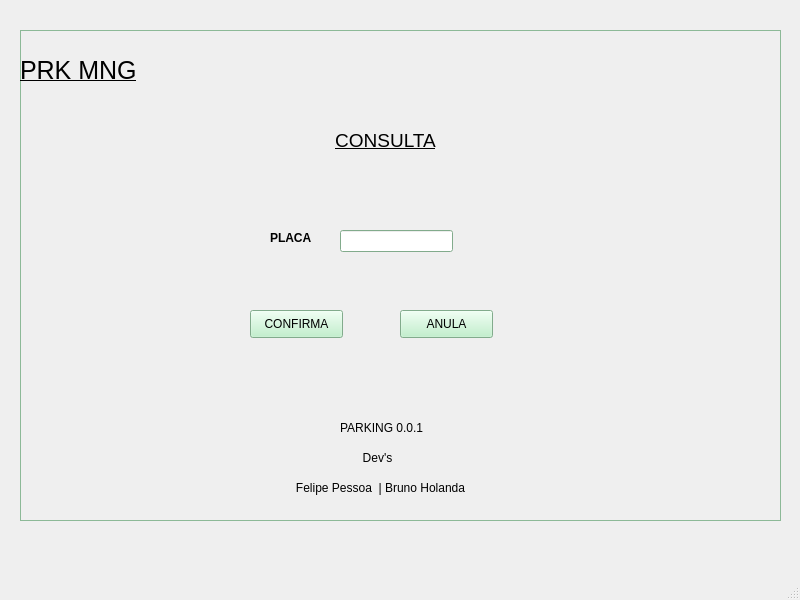
<?xml version="1.0" encoding="UTF-8"?>
<ui version="4.0">
 <class>Tela_Consulta</class>
 <widget class="QMainWindow" name="Tela_Consulta">
  <property name="geometry">
   <rect>
    <x>0</x>
    <y>0</y>
    <width>800</width>
    <height>600</height>
   </rect>
  </property>
  <property name="windowTitle">
   <string>MainWindow</string>
  </property>
  <widget class="QWidget" name="centralwidget">
   <widget class="QFrame" name="frame">
    <property name="geometry">
     <rect>
      <x>20</x>
      <y>30</y>
      <width>761</width>
      <height>491</height>
     </rect>
    </property>
    <property name="palette">
     <palette>
      <active>
       <colorrole role="WindowText">
        <brush brushstyle="SolidPattern">
         <color alpha="255">
          <red>0</red>
          <green>0</green>
          <blue>0</blue>
         </color>
        </brush>
       </colorrole>
       <colorrole role="Button">
        <brush brushstyle="SolidPattern">
         <color alpha="255">
          <red>182</red>
          <green>240</green>
          <blue>196</blue>
         </color>
        </brush>
       </colorrole>
       <colorrole role="Light">
        <brush brushstyle="SolidPattern">
         <color alpha="255">
          <red>255</red>
          <green>255</green>
          <blue>255</blue>
         </color>
        </brush>
       </colorrole>
       <colorrole role="Midlight">
        <brush brushstyle="SolidPattern">
         <color alpha="255">
          <red>218</red>
          <green>247</green>
          <blue>225</blue>
         </color>
        </brush>
       </colorrole>
       <colorrole role="Dark">
        <brush brushstyle="SolidPattern">
         <color alpha="255">
          <red>91</red>
          <green>120</green>
          <blue>98</blue>
         </color>
        </brush>
       </colorrole>
       <colorrole role="Mid">
        <brush brushstyle="SolidPattern">
         <color alpha="255">
          <red>121</red>
          <green>160</green>
          <blue>131</blue>
         </color>
        </brush>
       </colorrole>
       <colorrole role="Text">
        <brush brushstyle="SolidPattern">
         <color alpha="255">
          <red>0</red>
          <green>0</green>
          <blue>0</blue>
         </color>
        </brush>
       </colorrole>
       <colorrole role="BrightText">
        <brush brushstyle="SolidPattern">
         <color alpha="255">
          <red>255</red>
          <green>255</green>
          <blue>255</blue>
         </color>
        </brush>
       </colorrole>
       <colorrole role="ButtonText">
        <brush brushstyle="SolidPattern">
         <color alpha="255">
          <red>0</red>
          <green>0</green>
          <blue>0</blue>
         </color>
        </brush>
       </colorrole>
       <colorrole role="Base">
        <brush brushstyle="SolidPattern">
         <color alpha="255">
          <red>255</red>
          <green>255</green>
          <blue>255</blue>
         </color>
        </brush>
       </colorrole>
       <colorrole role="Window">
        <brush brushstyle="SolidPattern">
         <color alpha="255">
          <red>182</red>
          <green>240</green>
          <blue>196</blue>
         </color>
        </brush>
       </colorrole>
       <colorrole role="Shadow">
        <brush brushstyle="SolidPattern">
         <color alpha="255">
          <red>0</red>
          <green>0</green>
          <blue>0</blue>
         </color>
        </brush>
       </colorrole>
       <colorrole role="AlternateBase">
        <brush brushstyle="SolidPattern">
         <color alpha="255">
          <red>218</red>
          <green>247</green>
          <blue>225</blue>
         </color>
        </brush>
       </colorrole>
       <colorrole role="ToolTipBase">
        <brush brushstyle="SolidPattern">
         <color alpha="255">
          <red>255</red>
          <green>255</green>
          <blue>220</blue>
         </color>
        </brush>
       </colorrole>
       <colorrole role="ToolTipText">
        <brush brushstyle="SolidPattern">
         <color alpha="255">
          <red>0</red>
          <green>0</green>
          <blue>0</blue>
         </color>
        </brush>
       </colorrole>
      </active>
      <inactive>
       <colorrole role="WindowText">
        <brush brushstyle="SolidPattern">
         <color alpha="255">
          <red>0</red>
          <green>0</green>
          <blue>0</blue>
         </color>
        </brush>
       </colorrole>
       <colorrole role="Button">
        <brush brushstyle="SolidPattern">
         <color alpha="255">
          <red>182</red>
          <green>240</green>
          <blue>196</blue>
         </color>
        </brush>
       </colorrole>
       <colorrole role="Light">
        <brush brushstyle="SolidPattern">
         <color alpha="255">
          <red>255</red>
          <green>255</green>
          <blue>255</blue>
         </color>
        </brush>
       </colorrole>
       <colorrole role="Midlight">
        <brush brushstyle="SolidPattern">
         <color alpha="255">
          <red>218</red>
          <green>247</green>
          <blue>225</blue>
         </color>
        </brush>
       </colorrole>
       <colorrole role="Dark">
        <brush brushstyle="SolidPattern">
         <color alpha="255">
          <red>91</red>
          <green>120</green>
          <blue>98</blue>
         </color>
        </brush>
       </colorrole>
       <colorrole role="Mid">
        <brush brushstyle="SolidPattern">
         <color alpha="255">
          <red>121</red>
          <green>160</green>
          <blue>131</blue>
         </color>
        </brush>
       </colorrole>
       <colorrole role="Text">
        <brush brushstyle="SolidPattern">
         <color alpha="255">
          <red>0</red>
          <green>0</green>
          <blue>0</blue>
         </color>
        </brush>
       </colorrole>
       <colorrole role="BrightText">
        <brush brushstyle="SolidPattern">
         <color alpha="255">
          <red>255</red>
          <green>255</green>
          <blue>255</blue>
         </color>
        </brush>
       </colorrole>
       <colorrole role="ButtonText">
        <brush brushstyle="SolidPattern">
         <color alpha="255">
          <red>0</red>
          <green>0</green>
          <blue>0</blue>
         </color>
        </brush>
       </colorrole>
       <colorrole role="Base">
        <brush brushstyle="SolidPattern">
         <color alpha="255">
          <red>255</red>
          <green>255</green>
          <blue>255</blue>
         </color>
        </brush>
       </colorrole>
       <colorrole role="Window">
        <brush brushstyle="SolidPattern">
         <color alpha="255">
          <red>182</red>
          <green>240</green>
          <blue>196</blue>
         </color>
        </brush>
       </colorrole>
       <colorrole role="Shadow">
        <brush brushstyle="SolidPattern">
         <color alpha="255">
          <red>0</red>
          <green>0</green>
          <blue>0</blue>
         </color>
        </brush>
       </colorrole>
       <colorrole role="AlternateBase">
        <brush brushstyle="SolidPattern">
         <color alpha="255">
          <red>218</red>
          <green>247</green>
          <blue>225</blue>
         </color>
        </brush>
       </colorrole>
       <colorrole role="ToolTipBase">
        <brush brushstyle="SolidPattern">
         <color alpha="255">
          <red>255</red>
          <green>255</green>
          <blue>220</blue>
         </color>
        </brush>
       </colorrole>
       <colorrole role="ToolTipText">
        <brush brushstyle="SolidPattern">
         <color alpha="255">
          <red>0</red>
          <green>0</green>
          <blue>0</blue>
         </color>
        </brush>
       </colorrole>
      </inactive>
      <disabled>
       <colorrole role="WindowText">
        <brush brushstyle="SolidPattern">
         <color alpha="255">
          <red>91</red>
          <green>120</green>
          <blue>98</blue>
         </color>
        </brush>
       </colorrole>
       <colorrole role="Button">
        <brush brushstyle="SolidPattern">
         <color alpha="255">
          <red>182</red>
          <green>240</green>
          <blue>196</blue>
         </color>
        </brush>
       </colorrole>
       <colorrole role="Light">
        <brush brushstyle="SolidPattern">
         <color alpha="255">
          <red>255</red>
          <green>255</green>
          <blue>255</blue>
         </color>
        </brush>
       </colorrole>
       <colorrole role="Midlight">
        <brush brushstyle="SolidPattern">
         <color alpha="255">
          <red>218</red>
          <green>247</green>
          <blue>225</blue>
         </color>
        </brush>
       </colorrole>
       <colorrole role="Dark">
        <brush brushstyle="SolidPattern">
         <color alpha="255">
          <red>91</red>
          <green>120</green>
          <blue>98</blue>
         </color>
        </brush>
       </colorrole>
       <colorrole role="Mid">
        <brush brushstyle="SolidPattern">
         <color alpha="255">
          <red>121</red>
          <green>160</green>
          <blue>131</blue>
         </color>
        </brush>
       </colorrole>
       <colorrole role="Text">
        <brush brushstyle="SolidPattern">
         <color alpha="255">
          <red>91</red>
          <green>120</green>
          <blue>98</blue>
         </color>
        </brush>
       </colorrole>
       <colorrole role="BrightText">
        <brush brushstyle="SolidPattern">
         <color alpha="255">
          <red>255</red>
          <green>255</green>
          <blue>255</blue>
         </color>
        </brush>
       </colorrole>
       <colorrole role="ButtonText">
        <brush brushstyle="SolidPattern">
         <color alpha="255">
          <red>91</red>
          <green>120</green>
          <blue>98</blue>
         </color>
        </brush>
       </colorrole>
       <colorrole role="Base">
        <brush brushstyle="SolidPattern">
         <color alpha="255">
          <red>182</red>
          <green>240</green>
          <blue>196</blue>
         </color>
        </brush>
       </colorrole>
       <colorrole role="Window">
        <brush brushstyle="SolidPattern">
         <color alpha="255">
          <red>182</red>
          <green>240</green>
          <blue>196</blue>
         </color>
        </brush>
       </colorrole>
       <colorrole role="Shadow">
        <brush brushstyle="SolidPattern">
         <color alpha="255">
          <red>0</red>
          <green>0</green>
          <blue>0</blue>
         </color>
        </brush>
       </colorrole>
       <colorrole role="AlternateBase">
        <brush brushstyle="SolidPattern">
         <color alpha="255">
          <red>182</red>
          <green>240</green>
          <blue>196</blue>
         </color>
        </brush>
       </colorrole>
       <colorrole role="ToolTipBase">
        <brush brushstyle="SolidPattern">
         <color alpha="255">
          <red>255</red>
          <green>255</green>
          <blue>220</blue>
         </color>
        </brush>
       </colorrole>
       <colorrole role="ToolTipText">
        <brush brushstyle="SolidPattern">
         <color alpha="255">
          <red>0</red>
          <green>0</green>
          <blue>0</blue>
         </color>
        </brush>
       </colorrole>
      </disabled>
     </palette>
    </property>
    <property name="frameShape">
     <enum>QFrame::StyledPanel</enum>
    </property>
    <property name="frameShadow">
     <enum>QFrame::Raised</enum>
    </property>
    <widget class="QLabel" name="versao">
     <property name="geometry">
      <rect>
       <x>320</x>
       <y>390</y>
       <width>83</width>
       <height>16</height>
      </rect>
     </property>
     <property name="text">
      <string>PARKING 0.0.1</string>
     </property>
     <property name="textFormat">
      <enum>Qt::RichText</enum>
     </property>
     <property name="alignment">
      <set>Qt::AlignCenter</set>
     </property>
    </widget>
    <widget class="QLabel" name="Prog_LB_2">
     <property name="geometry">
      <rect>
       <x>0</x>
       <y>0</y>
       <width>211</width>
       <height>81</height>
      </rect>
     </property>
     <property name="font">
      <font>
       <pointsize>19</pointsize>
       <italic>false</italic>
       <underline>true</underline>
      </font>
     </property>
     <property name="text">
      <string>PRK MNG</string>
     </property>
    </widget>
    <widget class="QLabel" name="dev">
     <property name="geometry">
      <rect>
       <x>330</x>
       <y>420</y>
       <width>55</width>
       <height>16</height>
      </rect>
     </property>
     <property name="text">
      <string>Dev's</string>
     </property>
     <property name="alignment">
      <set>Qt::AlignCenter</set>
     </property>
    </widget>
    <widget class="QLabel" name="nome">
     <property name="geometry">
      <rect>
       <x>250</x>
       <y>450</y>
       <width>221</width>
       <height>16</height>
      </rect>
     </property>
     <property name="text">
      <string>Felipe Pessoa  | Bruno Holanda</string>
     </property>
     <property name="alignment">
      <set>Qt::AlignCenter</set>
     </property>
    </widget>
    <widget class="QLabel" name="Prog_LB_3">
     <property name="geometry">
      <rect>
       <x>260</x>
       <y>70</y>
       <width>211</width>
       <height>81</height>
      </rect>
     </property>
     <property name="font">
      <font>
       <pointsize>14</pointsize>
       <italic>false</italic>
       <underline>true</underline>
      </font>
     </property>
     <property name="text">
      <string>CONSULTA</string>
     </property>
     <property name="alignment">
      <set>Qt::AlignCenter</set>
     </property>
    </widget>
    <widget class="QLineEdit" name="PlacaC_Line">
     <property name="geometry">
      <rect>
       <x>320</x>
       <y>200</y>
       <width>113</width>
       <height>22</height>
      </rect>
     </property>
    </widget>
    <widget class="QLabel" name="PlacaC_lb">
     <property name="geometry">
      <rect>
       <x>250</x>
       <y>200</y>
       <width>55</width>
       <height>16</height>
      </rect>
     </property>
     <property name="font">
      <font>
       <weight>75</weight>
       <bold>true</bold>
      </font>
     </property>
     <property name="text">
      <string>PLACA</string>
     </property>
    </widget>
    <widget class="QPushButton" name="ConfirmaC_btt">
     <property name="geometry">
      <rect>
       <x>230</x>
       <y>280</y>
       <width>93</width>
       <height>28</height>
      </rect>
     </property>
     <property name="text">
      <string>CONFIRMA</string>
     </property>
    </widget>
    <widget class="QPushButton" name="Anula_btt">
     <property name="geometry">
      <rect>
       <x>380</x>
       <y>280</y>
       <width>93</width>
       <height>28</height>
      </rect>
     </property>
     <property name="text">
      <string>ANULA</string>
     </property>
    </widget>
   </widget>
  </widget>
  <widget class="QMenuBar" name="menubar">
   <property name="geometry">
    <rect>
     <x>0</x>
     <y>0</y>
     <width>800</width>
     <height>26</height>
    </rect>
   </property>
  </widget>
  <widget class="QStatusBar" name="statusbar"/>
 </widget>
 <resources/>
 <connections/>
</ui>
